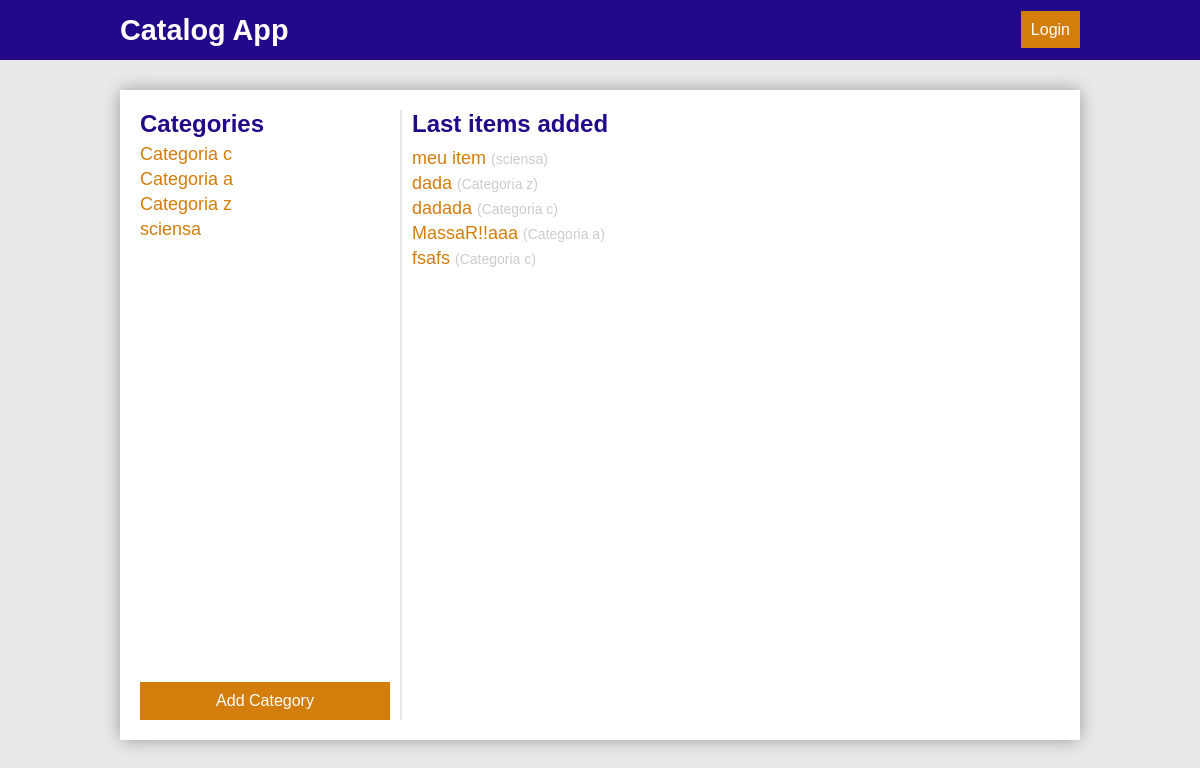
Before: / with the older database file.
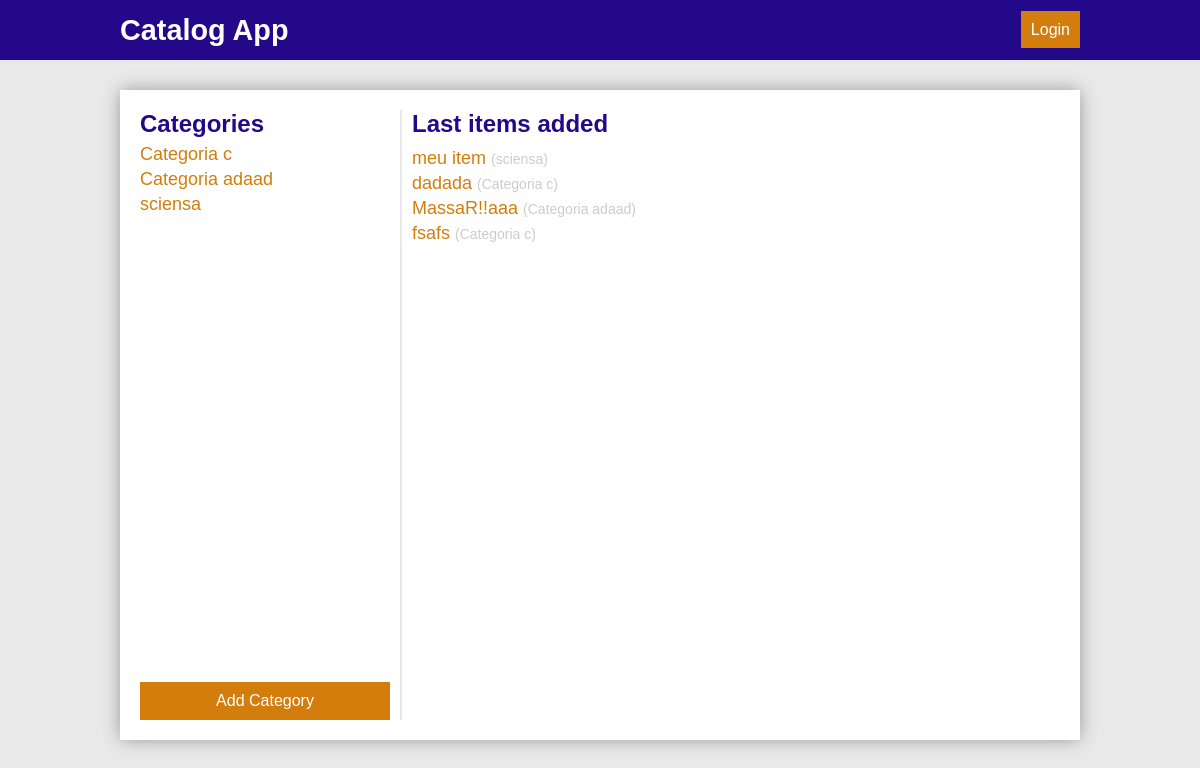
After: the same page with the newer database file.
### models.py (models this page shows, shortened)
class Category(Base):
    __tablename__ = 'category'
    id = Column(Integer, primary_key=True)
    title = Column(String(120), nullable=False)
    user_id = Column(Integer, ForeignKey('user.id'))
    user = relationship(User)
    created_at = Column(TIMESTAMP, default=datetime.utcnow, nullable=False)
    updated_at = Column(TIMESTAMP, default=datetime.utcnow,
                        onupdate=datetime.utcnow, nullable=False)

class Item(Base):
    __tablename__ = 'item'
    id = Column(Integer, primary_key=True)
    title = Column(String(120), nullable=False)
    description = Column(String(400), nullable=False)
    user_id = Column(Integer, ForeignKey('user.id'))
    user = relationship(User)
    created_at = Column(TIMESTAMP, default=datetime.utcnow, nullable=False)
    updated_at = Column(TIMESTAMP, default=datetime.utcnow,
                        onupdate=datetime.utcnow, nullable=False)
    categoryId = Column(Integer, ForeignKey('category.id'))
    category = relationship(Category)

### main.py (the view)
@app.route("/")
def showHome():
    categories = crud.getAllCategories()
    items = crud.getItemsbyQty(10)
    return render_template('home.html', categories=categories, items=items)

### crud.py (called while the page is built)
def getAllCategories():
    return session.query(Category).all()

def getItemsbyQty(qty):
    return session.query(Item).order_by(
        desc(Item.updated_at)).limit(qty).all()

### main.py (called while the page is built)
@app.before_request
def getCurrentUser():
    if 'email' in login_session:
        user = crud.getUserByEmail(login_session['email'])
        if user is not None:
            g.user = user
            g.userId = user.id
            g.userName = user.name
            g.userPicture = user.picture
            g.userEmail = user.email
    else:
        g.user = None

### templates/home.html (shortened to what this page needs)
{% extends "layout.html" %} {% block title %}Index{% endblock %} {% block head %} {{ super() }} {% endblock %}{%block navbar%}{{
super() }}{%endblock%}{% block content %}
<aside id="side">
    <div>
        <h3>Categories </h3>
        <ul>
            {% for c in categories %}
            <li>
                <a href="{{url_for('showCatalogItems', categoryId = c.id)}}" class="list-item">{{c.title}}</a>
            </li>
            {% endfor %}
        </ul>
    </div>
    <a href="{{url_for('newCategory')}}" class="btn btn-primary">Add Category</a>
</aside>
<div id="line"></div>
<article id="article" class="main">
    <div>
        <h2>Last items added</h2>
        <ul>
            {% for i in items %}
            <li>
                <a href="{{url_for('showItem', catalogItemId = i.category.id, itemId = i.id)}}" class="list">{{i.title}}
                    <span>({{i.category.title}})</a>
            </li>
            {% endfor %}
        </ul>
    </div>
</article>
{% endblock %}

Changed rows visible on the page:
removed Category: title "Categoria z"
removed Item: title "dada", category "Categoria z"
changed Category: title "Categoria a" → "Categoria adaad"
changed through a linked row, Item "MassaR!!aaa": category "Categoria a" → "Categoria adaad"
